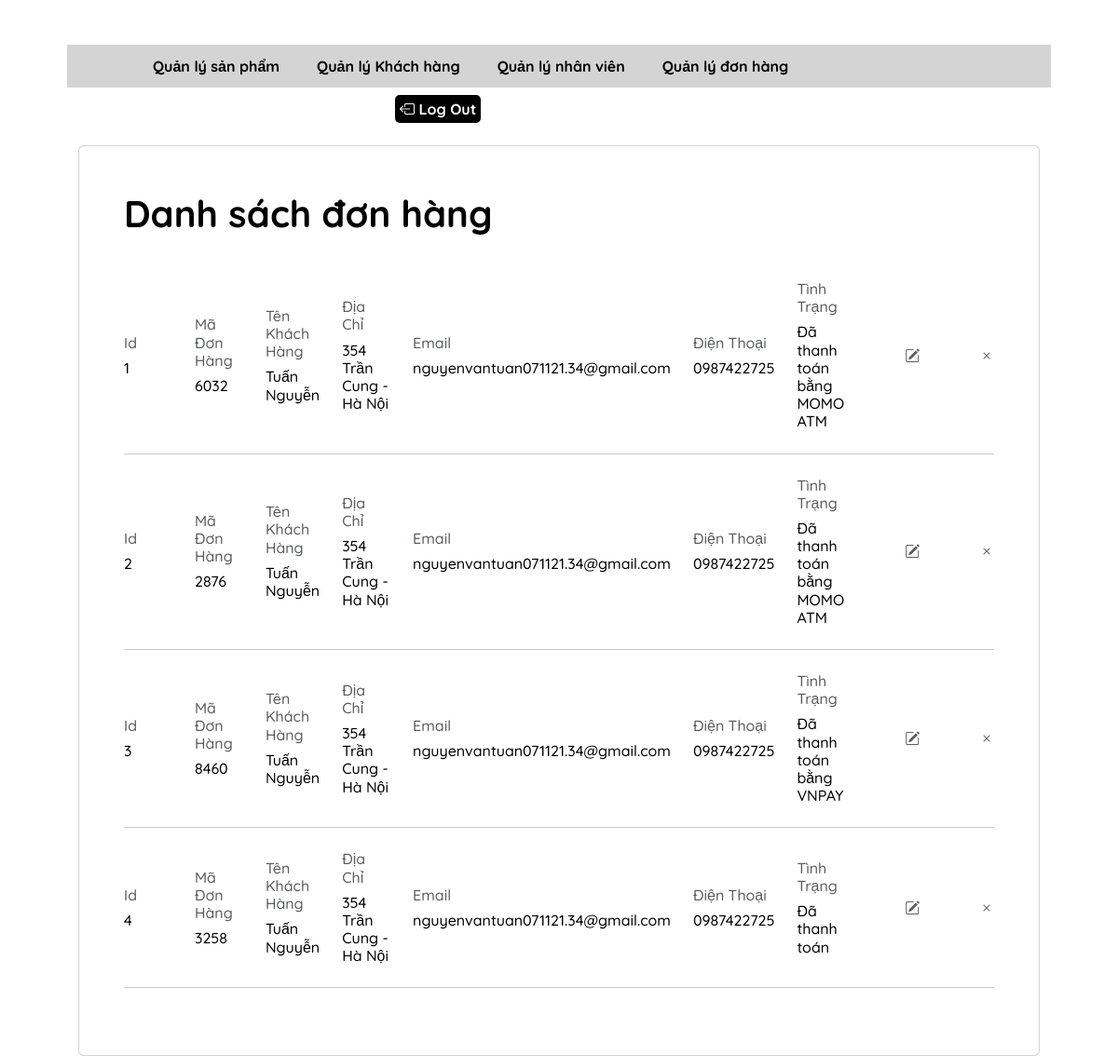
The page /admin/index.php?action=quanlydonhang&query=lietke (signed in) on the database its author committed.
### tables this page shows
CREATE TABLE `tbl_cart` (
  `id_cart` int(11) NOT NULL,
  `id_khachhang` int(11) NOT NULL,
  `code_cart` varchar(10) NOT NULL,
  `cart_status` int(11) NOT NULL
);

CREATE TABLE `tbl_dangky` (
  `id_dangky` int(11) NOT NULL,
  `tenkhachhang` varchar(200) NOT NULL,
  `email` varchar(100) NOT NULL,
  `diachi` varchar(200) NOT NULL,
  `matkhau` varchar(100) NOT NULL,
  `dienthoai` varchar(20) NOT NULL
);

### admin/modules/quanlydonhang/lietke.php (the view, shortened to what this page needs)
<?php
	$sql_lietke_dh = "SELECT * FROM tbl_cart,tbl_dangky WHERE tbl_cart.id_khachhang=tbl_dangky.id_dangky ORDER BY tbl_cart.id_cart DESC";
	$query_lietke_dh = mysqli_query($mysqli,$sql_lietke_dh);
?>
<div class="row container_content">
                <section class="h-100 h-custom">
                    <div class="container h-100">
                        <div class="row d-flex justify-content-center align-items-center h-100">
                            <div class="col-12">
                                <div class="card card-registration card-registration-2" >
                                    <div class="card-body p-0">
                                        <div class="row g-0">
                                            <div class="col-lg-12">
                                                <div class="p-5">
                                                    <div class="d-flex justify-content-between align-items-center mb-5">
                                                        <h1 class="fw-bold mb-0 text-black"> Danh sách đơn hàng</h1>
                                                    </div>
  <?php
  $i = 0;
  while($row = mysqli_fetch_array($query_lietke_dh)){
  	$i++;
  ?>
<div class="row mb-4 d-flex justify-content-between align-items-center">
                                                        <div class="col">
                                                            <h6 class="text-muted">Id</h6>
                                                            <h6 class="text-black mb-0"><?php echo $i ?></h6>
                                                        </div>
                                                        <div class="col">
                                                            <h6 class="text-muted">Mã Đơn Hàng</h6>
                                                            <h6 class="text-black mb-0"><?php echo $row['code_cart'] ?></h6>
                                                        </div>
                                                         <div class="col">
                                                            <h6 class="text-muted">Tên Khách Hàng</h6>
                                                            <h6 class="text-black mb-0"><?php echo $row['tenkhachhang'] ?></h6>
                                                        </div>
                                                        <div class="col">
                                                            <h6 class="text-muted">Địa Chỉ</h6>
                                                            <h6 class="text-black mb-0"><?php echo $row['diachi'] ?></h6>
                                                        </div>
                                                        <div class="col">
                                                            <h6 class="text-muted">Email</h6>
                                                            <h6 class="text-black mb-0"><?php echo $row['email'] ?></h6>
                                                        </div>
                                                        <div class="col">
                                                            <h6 class="text-muted">Điện Thoại</h6>
                                                            <h6 class="text-black mb-0"><?php echo $row['dienthoai'] ?></h6>
                                                        </div>
                                                        <div class="col">
                                                            <h6 class="text-muted">Tình Trạng</h6>
                                                            <h6 class="text-black mb-0"><?php if($row['cart_status']==1){
    		echo '<a href="modules/quanlydonhang/xuly.php?code='.$row['code_cart'].'">Chưa thanh toán</a>';
    	}
        if($row['cart_status']==0){
    		echo 'Đã thanh toán';
    	}
        if($row['cart_status']==2){
    		echo 'Đã thanh toán bằng MOMO ATM';
    	}
        if($row['cart_status']==4){
    		echo 'Đã thanh toán bằng VNPAY';
    	}
    	?></h6>
                                                        </div>
                                                        <div class="col-md-1 col-lg-1 col-xl-1 text-end">
                                                            <a href="index.php?action=donhang&query=xemdonhang&code=<?php echo $row['code_cart'] ?>" class="text-muted"><i class="bi bi-pencil-square"></i></a>
                                                        </div>
                                                        <div class="col-md-1 col-lg-1 col-xl-1 text-end">
                                                            <a href="modules/quanlydonhang/xuly.php?query=xoa&codexoa=<?php echo $row['code_cart'] ?>" class="text-muted"><i class="bi bi-x"></i></a>
                                                        </div>
                                                    </div>
                                                    <hr class="my-4"/>
  <?php
  }
  ?>
                                                </div>
                                            </div>
                                        </div>
                                    </div>
                                </div>
                            </div>
                        </div>
                    </div>
                </section>
            </div>

### admin/index.php (shortened to what this page needs)
<!DOCTYPE html>
<html lang="en">
<head>
	<link rel="stylesheet" href="https://cdn.jsdelivr.net/npm/bootstrap-icons@1.10.5/font/bootstrap-icons.css">
	<link href="https://cdn.jsdelivr.net/npm/bootstrap@5.3.0/dist/css/bootstrap.min.css" rel="stylesheet">
	<link rel="stylesheet" href="css/style-admin1.css">
	<link rel="stylesheet" href="fonts/themify-icons.css">
</head>
<body>
	<div class="wrapper container">
	<?php
			include("modules/menu.php");
			include("modules/main.php");
	?>
	</div>
</body>
</html>

### admin/modules/menu.php (shortened to what this page needs)
<ul class="admincp_list mt-5">
	<li>
	</li>
	<li class="hover-1"><a href="index.php?action=quanlysp&query=lietke">Quản lý sản phẩm</a></li>
	<li class="hover-1"><a href="index.php?action=quanlykh&query=lietke">Quản lý Khách hàng</a></li>
	<li class="hover-1"><a href="index.php?action=quanlynhanvien&query=lietke">Quản lý nhân viên</a></li>
	<li class="hover-1"><a href="index.php?action=quanlydonhang&query=lietke">Quản lý đơn hàng</a></li>
	<li>
<p><a href="index.php?dangxuat=1" class="dangxuat" style="color:white; margin-left:300px;"><i class="bi bi-box-arrow-left" ></i> Log Out  <?php if(isset($_SESSION['dangnhap'])){
	} ?></a></p>
	</li>
</ul>

### admin/modules/main.php (shortened to what this page needs)
<div class="main">
	<?php
				if(isset($_GET['action']) && $_GET['query']){
					$tam = $_GET['action'];
					$query = $_GET['query'];
				}else{
					$tam = '';
					$query = '';
				}
				if($tam=='quanlydanhmucsanpham' && $query=='lietke'){
					include("modules/quanlydanhmucsp/lietke.php");
				}elseif ($tam=='quanlydanhmucsanpham' && $query=='sua') {
					include("modules/quanlydanhmucsp/sua.php");
				}elseif ($tam=='quanlydanhmucsanpham' && $query=='them') {
					include("modules/quanlydanhmucsp/them.php");
				}elseif ($tam=='quanlysp' && $query=='lietke') {
					include("modules/quanlysp/lietke.php");
				}elseif($tam=='quanlysp' && $query=='sua'){
					include("modules/quanlysp/sua.php");
				}elseif ($tam=='quanlysp' && $query=='them') {
					include("modules/quanlysp/them.php");
				}elseif ($tam=='quanlykh' && $query=='lietke') {
					include("modules/quanlykh/lietke.php");
				}elseif($tam=='quanlykh' && $query=='sua'){
					include("modules/quanlykh/sua.php");
				}elseif ($tam=='quanlynhanvien' && $query=='lietke') {
					include("modules/quanlynhanvien/lietke.php");
				}elseif ($tam=='quanlynhanvien' && $query=='them') {
					include("modules/quanlynhanvien/them.php");
				}elseif($tam=='quanlynhanvien' && $query=='sua'){
					include("modules/quanlynhanvien/sua.php");
				}elseif($tam=='quanlydonhang' && $query=='lietke'){
					include("modules/quanlydonhang/lietke.php");
				}elseif($tam=='donhang' && $query=='xemdonhang'){
					include("modules/quanlydonhang/xemdonhang.php");
				}
				else{
					include("modules/dashboard.php");
				}
	?>
</div>

### admin/css/style-admin1.css (style rules this page uses)
body { font-family: 'Quicksand', sans-serif; }
html { padding: 0px; margin: 0px; box-sizing: border-box; }
ul.admincp_list { width: 100%; height: 46px; list-style: none; background-color: #d4d4d4; }
ul.admincp_list li { float: left; line-height: 46px; padding: 0 20px; }
ul.admincp_list li a { color: black; text-decoration: none; font-weight: 700; }
.wrapper { height: auto; width: 90%; margin:0 auto; }
.dangxuat { text-decoration: none; background-color: #000; color: #fff; border-radius: 5px; padding: 5px; }
@media (min-width: 1025px) { .h-custom { height: 100vh !important; } }

### rows shown on the page
tbl_cart: code_cart "6032", tbl_dangky.tenkhachhang "Tuấn Nguyễn", tbl_dangky.diachi "354 Trần Cung - Hà Nội", tbl_dangky.email "nguyenvantuan071121.34@gmail.com", tbl_dangky.dienthoai "0987422725", cart_status "Đã thanh toán bằng MOMO ATM"
tbl_cart: code_cart "2876", tbl_dangky.tenkhachhang "Tuấn Nguyễn", tbl_dangky.diachi "354 Trần Cung - Hà Nội", tbl_dangky.email "nguyenvantuan071121.34@gmail.com", tbl_dangky.dienthoai "0987422725", cart_status "Đã thanh toán bằng MOMO ATM"
tbl_cart: code_cart "8460", tbl_dangky.tenkhachhang "Tuấn Nguyễn", tbl_dangky.diachi "354 Trần Cung - Hà Nội", tbl_dangky.email "nguyenvantuan071121.34@gmail.com", tbl_dangky.dienthoai "0987422725", cart_status "Đã thanh toán bằng VNPAY"
tbl_cart: code_cart "3258", tbl_dangky.tenkhachhang "Tuấn Nguyễn", tbl_dangky.diachi "354 Trần Cung - Hà Nội", tbl_dangky.email "nguyenvantuan071121.34@gmail.com", tbl_dangky.dienthoai "0987422725", cart_status "Đã thanh toán"
